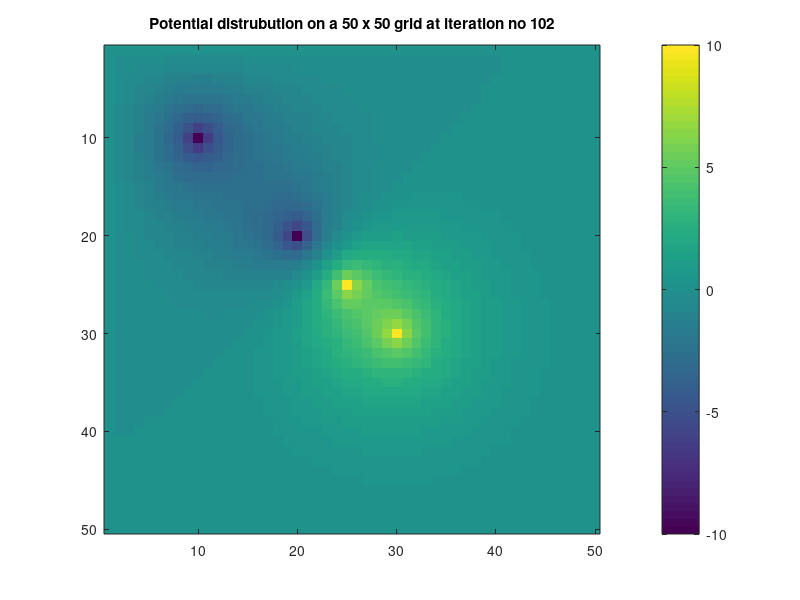
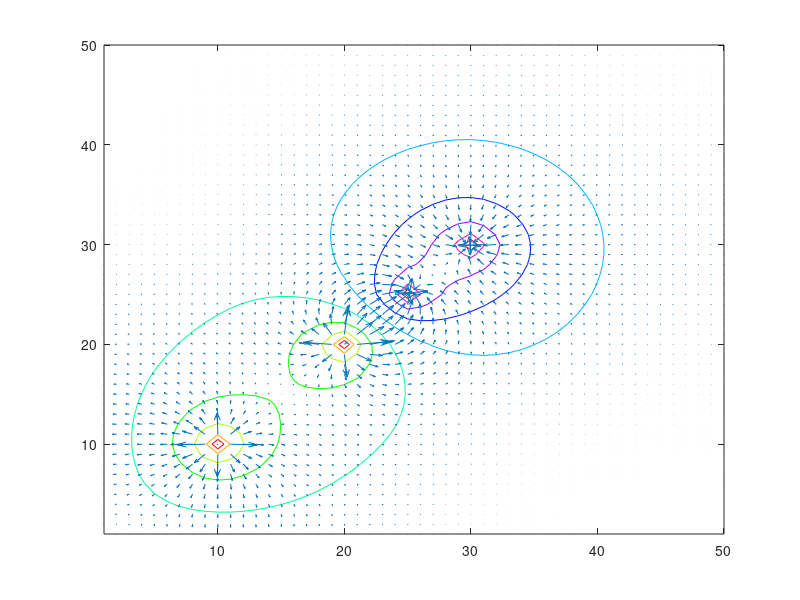

The MATLAB script that drew these images, in order:
%Clearing variables in memory and Matlab command screen
close all;
clc;
%Dimensions of the simulation grid in x (xdim) and y (ydim) directions
xdim=50;
ydim=50;
i=1:1:xdim;
j=2:1:ydim;
%Initializing previous (V_prev) and present (V_now) voltage matrices
V_now=5*zeros(xdim,ydim);
V_prev=5*zeros(xdim,ydim);
V_now(1,j)=0;
V_now(50,j)=0;
V_now(i,1)=0;
V_now(i,50)=0;
%Initializing boundary conditions only for V_now
%boundaries are going to remain at zero volts
V_now(25,25)=10;
V_now(30,30)=10;
V_now(20,20)=-10;
V_now(10,10)=-10;
%Iteration counter
iter=0;
%error
error=max(max(abs(abs(V_now)-abs(V_prev))));

%Iteration loop
while(error>0.01)%Run this until convergence
    
    iter=iter+1; % Iteration counter increment
    
    % Updating present iteration using 4 point Central diffrence form
    % of Laplace equation obtained using Finite Difference method
    for i=2:1:xdim-1
        for j=2:1:ydim-1
            if ((i==25) && (j==25)) || ((i==30) && (j==30))
                V_now(25,25)=10;
                V_now(30,30)=10;
            elseif ((i==10) && (j==10)) || ((i==20) && (j==20))
                 V_now(10,10)=-10;
                 V_now(20,20)=-10;
            else
                V_now(i,j)=(V_now(i-1,j)+V_now(i+1,j)+V_now(i,j-1)+V_now(i,j+1))/4;
            end    
            
        end
    end
    error=max(max(abs(V_now-V_prev))); % Calculate the maximum error between previous and current iteration at all points
    V_prev=V_now; % Updating previous iteration matrix to the last iteration performed
    
    %Movie type colour scaled image plot to see how solution progresses
    imagesc(V_now);colorbar;
    title(['Potential distrubution on a ',int2str(xdim),' x ',int2str(ydim),' grid at iteration no ',int2str(iter)],'Color','k');
    getframe;
end

%Plot the electric field distribution
figure;
[X,Y]=meshgrid(1:1:50);
[ex,ey]=gradient(V_now);
contour(X,Y,V_now);
hold on
quiver(X,Y,ex,ey,2); %Quiver command creates a plot, E=-grad(V), hence the negative sign
colormap hsv
%%%%%%%%%%%%%%%%%%%%%%%%%%%%%%%%%%%%%%%%%%%%%%%%%%%%%%%%%%%%%%%%%%%%%%%%%%%
% END OF PROGRAM
%%%%%%%%%%%%%%%%%%%%%%%%%%%%%%%%%%%%%%%%%%%%%%%%%%%%%%%%%%%%%%%%%%%%%%%%%%%